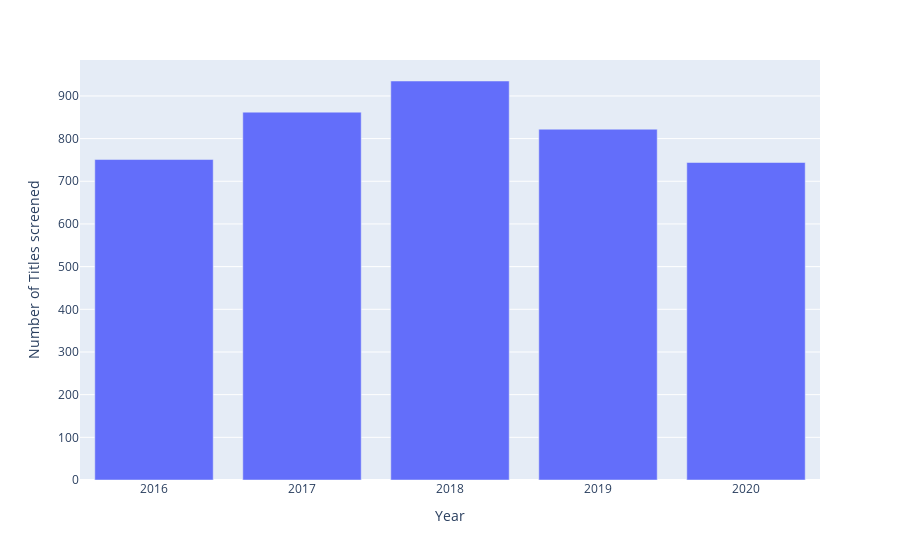

The cell this chart's notebook holds for it:
### Code cell
fig = px.bar(yd,x ='year', y = 'count')
fig.update_layout(
    xaxis_title="Year",
    yaxis_title="Number of Titles screened",
)
fig.show()

### Figure 1 — Plotly figure (JSON) as saved in the notebook; plotly's stock layout.template omitted (floating-point values rounded to 4 significant figures)
{"data": [{"alignmentgroup": "True", "hovertemplate": "year=%{x}<br>count=%{y}<extra></extra>", "legendgroup": "", "marker": {"color": "#636efa", "pattern": {"shape": ""}}, "name": "", "offsetgroup": "", "orientation": "v", "showlegend": false, "textposition": "auto", "type": "bar", "x": [2018, 2017, 2019, 2016, 2020], "xaxis": "x", "y": [935, 862, 822, 751, 744], "yaxis": "y"}], "layout": {"barmode": "relative", "legend": {"tracegroupgap": 0}, "margin": {"t": 60}, "xaxis": {"anchor": "y", "domain": [0, 1], "title": {"text": "Year"}}, "yaxis": {"anchor": "x", "domain": [0, 1], "title": {"text": "Number of Titles screened"}}}}
